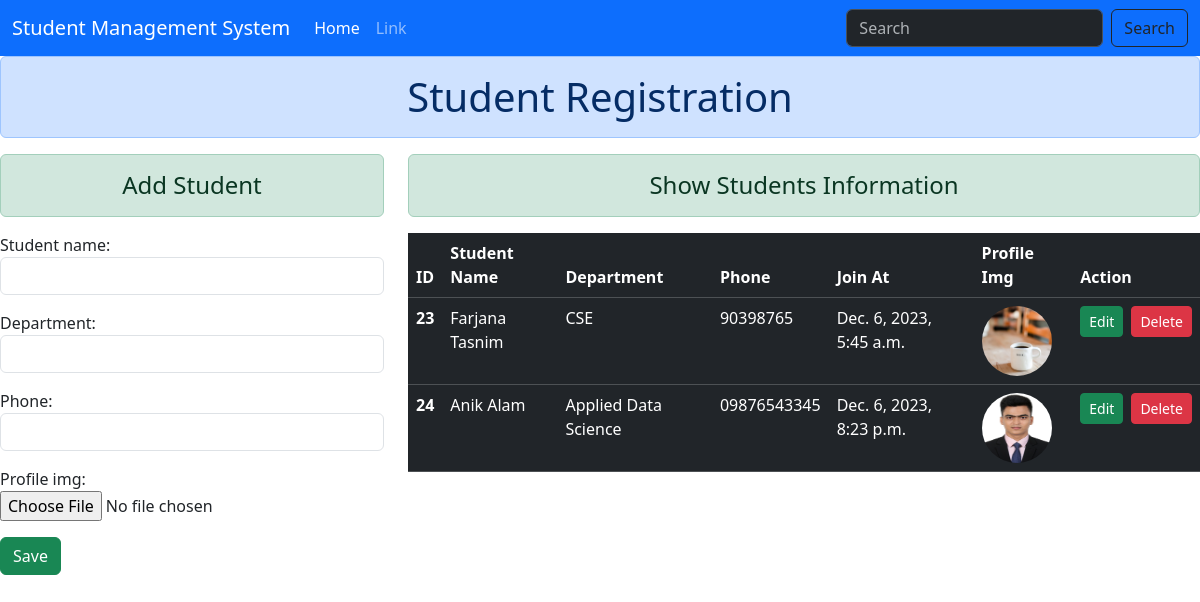
The page / on the database its author committed.
### AppCrud/models.py (models this page shows, shortened)
class Student(models.Model):
    Student_name = models.CharField(max_length=20,null=True)
    Department = models.CharField(max_length=20,null=True)
    Phone = models.CharField(max_length=20,null=True)
    Joinat = models.DateTimeField(auto_now_add=True)
    Profile_img = models.ImageField(upload_to="ProfileImg",null=True, blank=True)

### AppCrud/views.py (the view)
# urls.py: path("", views.homePage, name="homePage"),
def homePage(request):
    form = StudentForm
    if request.method == "POST":
        form = StudentForm(request.POST,request.FILES)
        form.save()
        form = StudentForm
    data = Student.objects.all()
    context = {
        'form':form,
        'data':data
    }
    return render(request,"homePage.html",context)

### templates/homePage.html (shortened to what this page needs)
{% extends "base.html" %}
{% block content %}
<h1 class="text-center alert alert-primary">Student Registration</h1>
<div class="row">
    <div class="col-sm-4">
        <h4 class="alert alert-success text-center">Add Student</h4>
        <form action="" method="post" enctype="multipart/form-data">
            {{form.as_p}}
            <input type="submit" value="Save" class="btn btn-success">
        </form>
    </div>
    <div class="col-sm-8">
        <h4 class="alert alert-success text-center">Show Students Information</h4>
        <form action="" method="post" enctype="multipart/form-data">
            <table class="table table-dark">
                <thead>
                <tr>
                    <th scope="col">ID</th>
                    <th scope="col">Student Name</th>
                    <th scope="col">Department</th>
                    <th scope="col">Phone</th>
                    <th scope="col">Join At</th>
                    <th scope="col">Profile Img</th>
                    <th scope="col">Action</th>
                </tr>
                </thead>
                <tbody>
                    {% for i in data %}
                <tr>
                    <th scope="row">{{i.id}}</th>
                    <td>{{i.Student_name}}</td>
                    <td>{{i.Department}}</td>
                    <td>{{i.Phone}}</td>
                    <td>{{i.Joinat}}</td>
                    <td>
                        {% if i.Profile_img %}
                        <img src="{{i.Profile_img.url}}" style="height: 70px; width: 70px; border-radius: 50%;"  alt="">
                        {% endif %}
                    </td>
                    <td>
                        <div class="d-flex gap-2">
                            <a href="{% url 'updatePage'  %}" class="btn btn-success btn-sm">Edit</a>
                            <a href="{% url 'deletePage' %}" class="btn btn-danger btn-sm">Delete</a>
                        </div>
                    </td>
                </tr>
                {% endfor %}
                </tbody>
            </table>
        </form>
    </div>
</div>
{% endblock content %}

### templates/base.html (shortened to what this page needs)
<!doctype html>
<html lang="en">
  <head>
    <link href="https://cdn.jsdelivr.net/npm/bootstrap@5.3.2/dist/css/bootstrap.min.css" rel="stylesheet">
  </head>
  <body>
    {% include "header.html" %}
    {% block content %}
    {% endblock content%}
  </body>
</html>

### templates/header.html (shortened to what this page needs)
<nav class="navbar navbar-expand-lg bg-primary" data-bs-theme="dark">
    <div class="container-fluid">
      <div class="collapse navbar-collapse" id="navbarTogglerDemo01">
        <a class="navbar-brand" href="#">Student Management System</a>
        <ul class="navbar-nav me-auto mb-2 mb-lg-0">
          <li class="nav-item">
            <a class="nav-link active" aria-current="page" href="#">Home</a>
          </li>
          <li class="nav-item">
            <a class="nav-link" href="#">Link</a>
          </li>
        </ul>
        <form class="d-flex" role="search">
          <input class="form-control me-2" type="search" placeholder="Search" aria-label="Search">
          <button class="btn btn-outline-dark" type="submit">Search</button>
        </form>
      </div>
    </div>
  </nav>

### rows shown on the page
Student: id "23", Student_name "Farjana Tasnim", Department "CSE", Phone "90398765", Joinat "Dec. 6, 2023, 5:45 a.m.", Profile_img (picture)
Student: id "24", Student_name "Anik Alam", Department "Applied Data Science", Phone "09876543345", Joinat "Dec. 6, 2023, 8:23 p.m.", Profile_img (picture)
